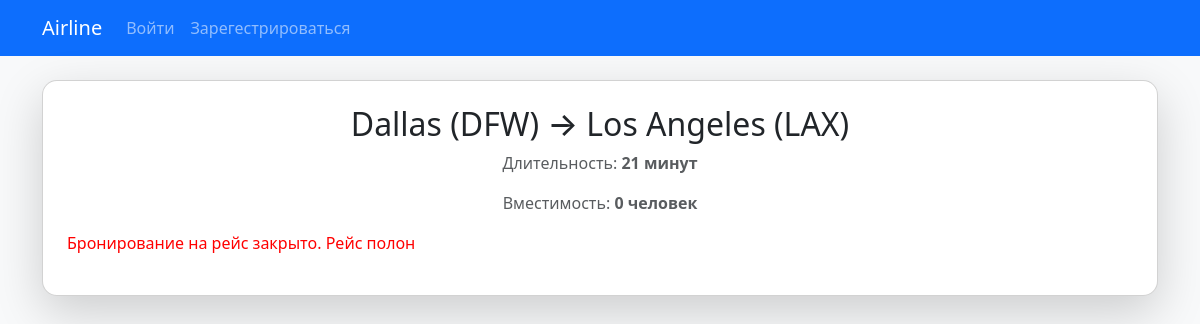
The app's page /flights/8/ with its own data.
### flights/models.py (models this page shows, shortened)
class Flight(models.Model):
    origin = models.ForeignKey(Airport, on_delete=models.CASCADE, related_name="departures")
    destination = models.ForeignKey(Airport, on_delete=models.CASCADE, related_name="arrivals")
    duration = models.IntegerField()
    capacity = models.IntegerField(default = 50) # type: ignore

class Airport(models.Model):
    code = models.CharField(max_length=3, unique=True)
    city = models.CharField(max_length=64)
    def __str__(self):
        return f"{self.city} ({self.code})"

### flights/views.py (the view)
# urls.py: path("flights/<int:flight_id>/", views.flight_detail, name="flight_detail"),
def flight_detail(request, flight_id):
    flight = get_object_or_404(Flight, pk=flight_id)
    return render(request, "flights/flight_detail.html", {"flight": flight})

### flights/templates/flights/flight_detail.html (shortened to what this page needs)
{% extends 'flights/base.html' %}
{% block content %}
<div class="card shadow-lg p-4">
    <h2 class="text-center">{{ flight.origin }} → {{ flight.destination }}</h2>
    <p class="text-muted text-center">Длительность: <strong>{{ flight.duration }} минут</strong></p>
    <p class="text-muted text-center">Вместимость: <strong id="cap">{{ flight.capacity }} человек</strong></p>
    {% if flight.capacity == 0 %}
        <p style="color: red;">  Бронирование на рейс закрыто. Рейс полон</p>
    {% endif %}
</div>
{% endblock %}

### flights/static/flights/css/style.css (style rules this page uses)
body { background-color: #f8f9fa; }
.card { border-radius: 15px; }

### records on screen
Flight: origin "Dallas (DFW)", destination "Los Angeles (LAX)", duration "21", capacity "0"
